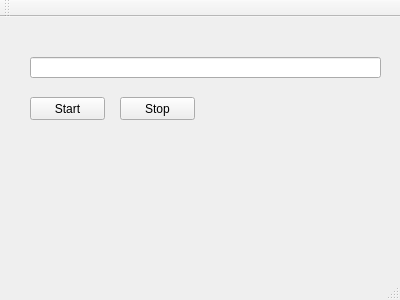
<?xml version="1.0" encoding="UTF-8"?>
<ui version="4.0">
 <class>MainWindow</class>
 <widget class="QMainWindow" name="MainWindow">
  <property name="geometry">
   <rect>
    <x>0</x>
    <y>0</y>
    <width>400</width>
    <height>300</height>
   </rect>
  </property>
  <property name="windowTitle">
   <string>MainWindow</string>
  </property>
  <widget class="QWidget" name="centralWidget">
   <widget class="QPushButton" name="startBtn">
    <property name="geometry">
     <rect>
      <x>30</x>
      <y>80</y>
      <width>75</width>
      <height>23</height>
     </rect>
    </property>
    <property name="text">
     <string>Start</string>
    </property>
   </widget>
   <widget class="QPushButton" name="stopBtn">
    <property name="geometry">
     <rect>
      <x>120</x>
      <y>80</y>
      <width>75</width>
      <height>23</height>
     </rect>
    </property>
    <property name="text">
     <string>Stop</string>
    </property>
   </widget>
   <widget class="QLineEdit" name="programEdit">
    <property name="geometry">
     <rect>
      <x>30</x>
      <y>40</y>
      <width>351</width>
      <height>21</height>
     </rect>
    </property>
   </widget>
  </widget>
  <widget class="QMenuBar" name="menuBar">
   <property name="geometry">
    <rect>
     <x>0</x>
     <y>0</y>
     <width>400</width>
     <height>21</height>
    </rect>
   </property>
  </widget>
  <widget class="QToolBar" name="mainToolBar">
   <attribute name="toolBarArea">
    <enum>TopToolBarArea</enum>
   </attribute>
   <attribute name="toolBarBreak">
    <bool>false</bool>
   </attribute>
  </widget>
  <widget class="QStatusBar" name="statusBar"/>
 </widget>
 <layoutdefault spacing="6" margin="11"/>
 <resources/>
 <connections/>
</ui>
